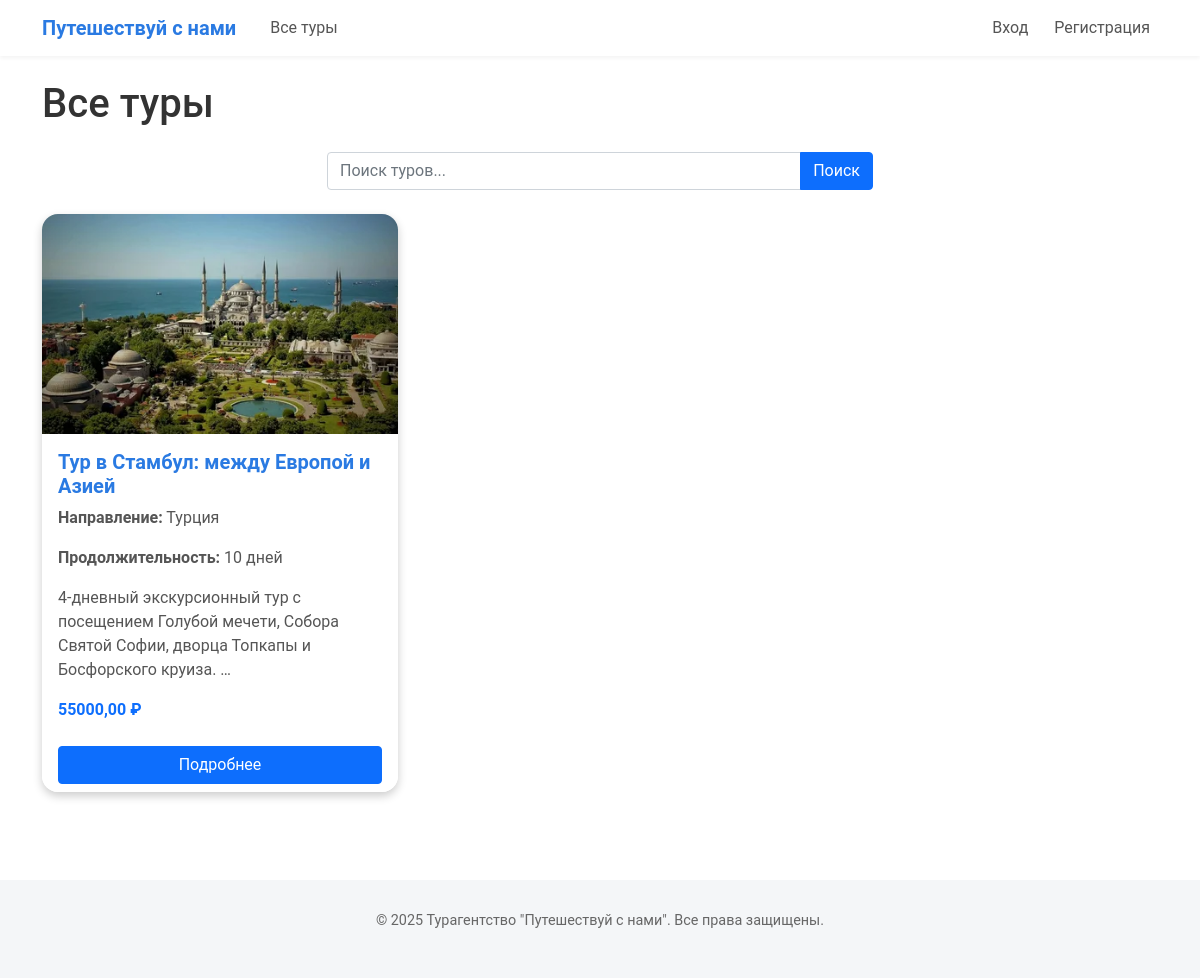
The page /tours/ on the database its author committed.
### tours/models.py (models this page shows, shortened)
class Tour(models.Model):
    destination = models.ForeignKey(Destination, on_delete=models.CASCADE, related_name='tours')
    name = models.CharField(max_length=200)
    description = models.TextField()
    price = models.DecimalField(max_digits=10, decimal_places=2)
    duration = models.IntegerField(help_text="Продолжительность тура в днях")
    image = models.ImageField(upload_to='tours/', blank=True, null=True)

class Destination(models.Model):
    name = models.CharField(max_length=100)
    description = models.TextField()
    image = models.ImageField(upload_to='destinations/', blank=True, null=True)

### tours/views.py (the view)
# urls.py: path('tours/', views.tours_list, name='tours_list'),
def tours_list(request):
    query = request.GET.get('q', '')
    if query:
        tours = Tour.objects.filter(
            Q(name__icontains=query) |
            Q(description__icontains=query) |
            Q(destination__name__icontains=query)
        )
    else:
        tours = Tour.objects.all()
    return render(request, 'tours_list.html', {'tours': tours, 'query': query})

### tours/templates/tours_list.html (shortened to what this page needs)
{% extends 'base.html' %}
{% block content %}
<h1 class="mb-4">Все туры</h1>
<div class="row mb-4">
    <div class="col-md-6 offset-md-3">
        <form method="GET" action="{% url 'tours_list' %}">
            <div class="input-group">
                <input type="text" name="q" class="form-control" placeholder="Поиск туров..." value="{{ query }}">
                <button class="btn btn-primary" type="submit">Поиск</button>
            </div>
        </form>
    </div>
</div>
<div class="row">
    {% for tour in tours %}
    <div class="col-md-4 mb-4">
        <div class="card h-100 tour-card">
            <img src="{{ tour.image.url }}" class="card-img-top tour-img" alt="{{ tour.name }}">
            <div class="card-body">
                <h5 class="card-title">{{ tour.name }}</h5>
                <p class="card-text"><strong>Направление:</strong> {{ tour.destination.name }}</p>
                <p class="card-text"><strong>Продолжительность:</strong> {{ tour.duration }} дней</p>
                <p class="card-text">{{ tour.description|truncatewords:15 }}</p>
                <p class="card-text text-primary fw-bold">{{ tour.price }} ₽</p>
            </div>
            <div class="card-footer bg-white border-top-0">
                <a href="{% url 'tour_detail' tour.id %}" class="btn btn-primary w-100">Подробнее</a>
            </div>
        </div>
    </div>
    {% empty %}
    <div class="col-12">
        <p class="text-center">Туры не найдены.</p>
    </div>
    {% endfor %}
</div>
{% endblock %}

### rows shown on the page
Tour: image (picture), name "Тур в Стамбул: между Европой и Азией", destination.name "Турция", duration "10", description "4-дневный экскурсионный тур с посещением Голубой мечети, Собора Святой Софии, дворца Топкапы и Босфорского круиза. …", price "55000,00"
